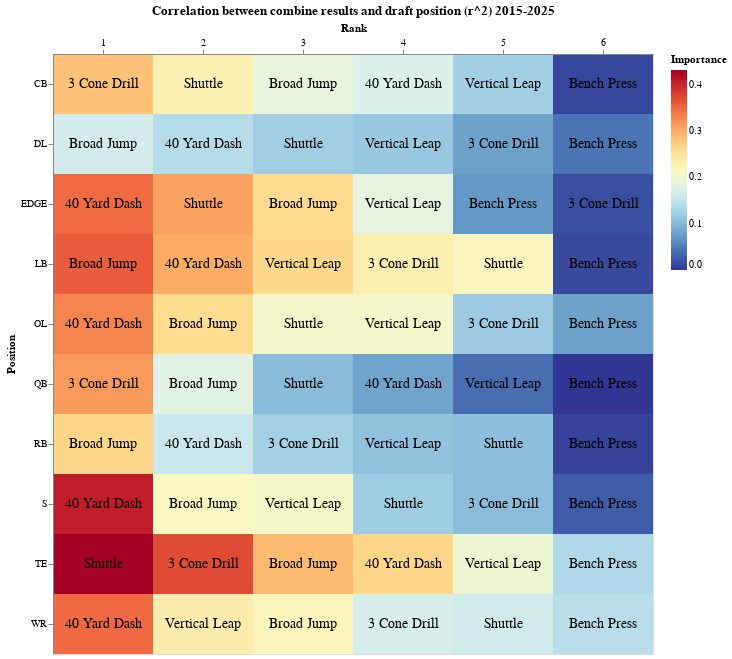

The code cell stored with this chart in its notebook:
### Code cell
last_n_years = all_data[(all_data.CombineYear >= 2015)]# & (all_data.CombineYear < 2020)]
draft_pos_last_n = get_combine_data.most_corr_with_draft_pos(last_n_years)
after_2015 = heatmap.get_heatmap(draft_pos_last_n, " 2015-2025")
after_2015.save("after_2015.html")

after_2015

### Figure 1 — Vega-Lite specification as saved in the notebook (floating-point values rounded to 4 significant figures)
{"config": {"view": {"continuousWidth": 300, "continuousHeight": 300}}, "layer": [{"mark": {"type": "rect"}, "encoding": {"color": {"field": "Importance", "scale": {"reverse": true, "scheme": "redyellowblue"}, "type": "quantitative"}, "tooltip": {"field": "Importance", "format": ".3", "type": "ordinal"}, "x": {"axis": {"labelAngle": 0, "orient": "top"}, "field": "Rank", "type": "ordinal"}, "y": {"field": "Position", "type": "ordinal"}}, "title": "Correlation between combine results and draft position (r^2) 2015-2025"}, {"mark": {"type": "text", "baseline": "middle", "fontSize": 14}, "encoding": {"color": {"value": "black"}, "text": {"field": "Event", "type": "ordinal"}, "tooltip": {"field": "Importance", "format": ".3", "type": "ordinal"}, "x": {"axis": {"labelAngle": 0, "orient": "top"}, "field": "Rank", "type": "ordinal"}, "y": {"field": "Position", "type": "ordinal"}}}], "data": {"name": "data-1ff5a82bbcd1da4568ac1c0587a07fee"}, "height": 600, "width": 600, "$schema": "https://vega.github.io/schema/vega-lite/v5.20.1.json", "datasets": {"data-1ff5a82bbcd1da4568ac1c0587a07fee": [{"Position": "CB", "Event": "3 Cone Drill", "Rank": 1, "Importance": 0.2829}, {"Position": "CB", "Event": "Shuttle", "Rank": 2, "Importance": 0.2287}, {"Position": "CB", "Event": "Broad Jump", "Rank": 3, "Importance": 0.1898}, {"Position": "CB", "Event": "40 Yard Dash", "Rank": 4, "Importance": 0.1723}, {"Position": "CB", "Event": "Vertical Leap", "Rank": 5, "Importance": 0.1228}, {"Position": "CB", "Event": "Bench Press", "Rank": 6, "Importance": 0.01093}, {"Position": "DL", "Event": "Broad Jump", "Rank": 1, "Importance": 0.1646}, {"Position": "DL", "Event": "40 Yard Dash", "Rank": 2, "Importance": 0.1389}, {"Position": "DL", "Event": "Shuttle", "Rank": 3, "Importance": 0.1219}, {"Position": "DL", "Event": "Vertical Leap", "Rank": 4, "Importance": 0.1158}, {"Position": "DL", "Event": "3 Cone Drill", "Rank": 5, "Importance": 0.07929}, {"Position": "DL", "Event": "Bench Press", "Rank": 6, "Importance": 0.04285}, {"Position": "EDGE", "Event": "40 Yard Dash", "Rank": 1, "Importance": 0.3472}, {"Position": "EDGE", "Event": "Shuttle", "Rank": 2, "Importance": 0.3092}, {"Position": "EDGE", "Event": "Broad Jump", "Rank": 3, "Importance": 0.2604}, {"Position": "EDGE", "Event": "Vertical Leap", "Rank": 4, "Importance": 0.186}, {"Position": "EDGE", "Event": "Bench Press", "Rank": 5, "Importance": 0.07236}, {"Position": "EDGE", "Event": "3 Cone Drill", "Rank": 6, "Importance": 0.01726}, {"Position": "LB", "Event": "Broad Jump", "Rank": 1, "Importance": 0.3572}, {"Position": "LB", "Event": "40 Yard Dash", "Rank": 2, "Importance": 0.3023}, {"Position": "LB", "Event": "Vertical Leap", "Rank": 3, "Importance": 0.2624}, {"Position": "LB", "Event": "3 Cone Drill", "Rank": 4, "Importance": 0.2308}, {"Position": "LB", "Event": "Shuttle", "Rank": 5, "Importance": 0.2184}, {"Position": "LB", "Event": "Bench Press", "Rank": 6, "Importance": 0.01306}, {"Position": "OL", "Event": "40 Yard Dash", "Rank": 1, "Importance": 0.3296}, {"Position": "OL", "Event": "Broad Jump", "Rank": 2, "Importance": 0.2584}, {"Position": "OL", "Event": "Shuttle", "Rank": 3, "Importance": 0.2077}, {"Position": "OL", "Event": "Vertical Leap", "Rank": 4, "Importance": 0.2071}, {"Position": "OL", "Event": "3 Cone Drill", "Rank": 5, "Importance": 0.1179}, {"Position": "OL", "Event": "Bench Press", "Rank": 6, "Importance": 0.07935}, {"Position": "QB", "Event": "3 Cone Drill", "Rank": 1, "Importance": 0.3153}, {"Position": "QB", "Event": "Broad Jump", "Rank": 2, "Importance": 0.1818}, {"Position": "QB", "Event": "Shuttle", "Rank": 3, "Importance": 0.1028}, {"Position": "QB", "Event": "40 Yard Dash", "Rank": 4, "Importance": 0.08111}, {"Position": "QB", "Event": "Vertical Leap", "Rank": 5, "Importance": 0.03928}, {"Position": "QB", "Event": "Bench Press", "Rank": 6, "Importance": 0.0}, {"Position": "RB", "Event": "Broad Jump", "Rank": 1, "Importance": 0.2651}, {"Position": "RB", "Event": "40 Yard Dash", "Rank": 2, "Importance": 0.1557}, {"Position": "RB", "Event": "3 Cone Drill", "Rank": 3, "Importance": 0.1236}, {"Position": "RB", "Event": "Vertical Leap", "Rank": 4, "Importance": 0.1083}, {"Position": "RB", "Event": "Shuttle", "Rank": 5, "Importance": 0.1058}, {"Position": "RB", "Event": "Bench Press", "Rank": 6, "Importance": 0.008986}, {"Position": "S", "Event": "40 Yard Dash", "Rank": 1, "Importance": 0.4054}, {"Position": "S", "Event": "Broad Jump", "Rank": 2, "Importance": 0.2144}, {"Position": "S", "Event": "Vertical Leap", "Rank": 3, "Importance": 0.2107}, {"Position": "S", "Event": "Shuttle", "Rank": 4, "Importance": 0.1202}, {"Position": "S", "Event": "3 Cone Drill", "Rank": 5, "Importance": 0.1041}, {"Position": "S", "Event": "Bench Press", "Rank": 6, "Importance": 0.02576}, {"Position": "TE", "Event": "Shuttle", "Rank": 1, "Importance": 0.4316}, {"Position": "TE", "Event": "3 Cone Drill", "Rank": 2, "Importance": 0.3701}, {"Position": "TE", "Event": "Broad Jump", "Rank": 3, "Importance": 0.2887}, {"Position": "TE", "Event": "40 Yard Dash", "Rank": 4, "Importance": 0.2653}, {"Position": "TE", "Event": "Vertical Leap", "Rank": 5, "Importance": 0.1981}, {"Position": "TE", "Event": "Bench Press", "Rank": 6, "Importance": 0.1332}, {"Position": "WR", "Event": "40 Yard Dash", "Rank": 1, "Importance": 0.3479}, {"Position": "WR", "Event": "Vertical Leap", "Rank": 2, "Importance": 0.2329}, {"Position": "WR", "Event": "Broad Jump", "Rank": 3, "Importance": 0.221}, {"Position": "WR", "Event": "3 Cone Drill", "Rank": 4, "Importance": 0.1679}, {"Position": "WR", "Event": "Shuttle", "Rank": 5, "Importance": 0.1631}, {"Position": "WR", "Event": "Bench Press", "Rank": 6, "Importance": 0.143}]}}
